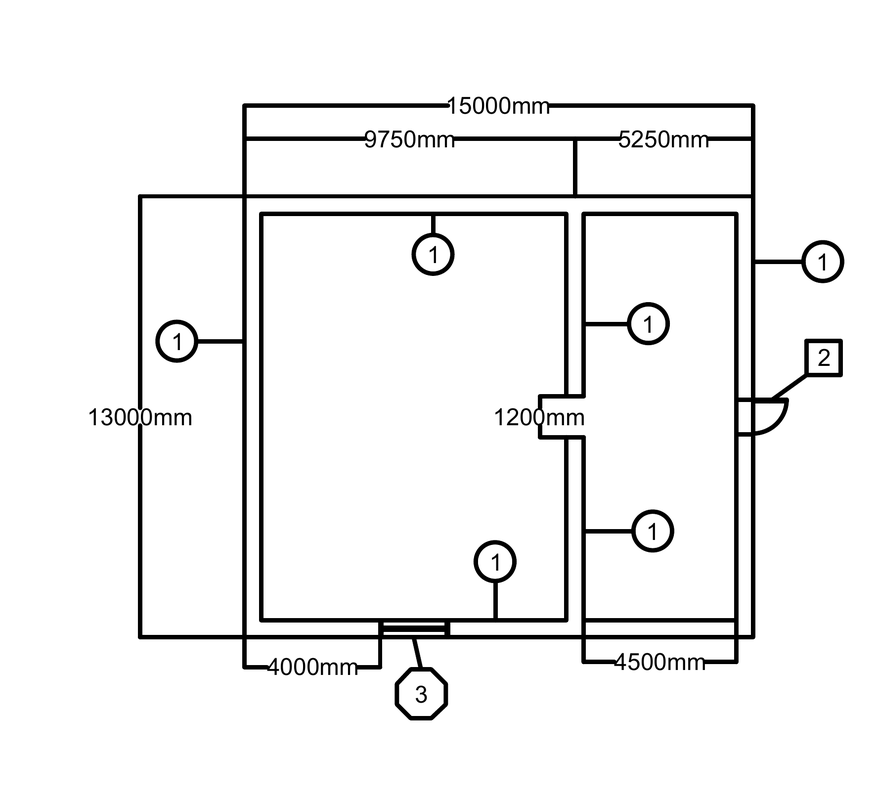
#> input picture full_image.png, 876 x 805 px, shrunk from 1772 x 1628 before the run
$ python -i line_detector.py   (imports and definitions only)
#> lines starting #> are read from the running program, lines starting #| are printed output that depends on the picture; after the words box and inside, x2 and y2 are one past the last pixel; in counts of white or black regions, pixels touching at a corner belong together
import cv2
import numpy as np

def measure_line(points):
    x1, y1, x2, y2 = points
    return ((x1-x2)**2 + (y1-y2)**2)**(1/2)

def compare_lines(points1, points2):
    if measure_line(points1) > measure_line(points2):
        return points1
    return points2

def find_measurement_marker(file_name):
#> called with file_name = 'full_image.png'
    lines_list = []

    # Read image
    image = cv2.imread(file_name)
#> image is the input picture: shape (805, 876, 3); min 0, max 255, mean 241.1

    # Convert image to grayscale
    gray = cv2.cvtColor(image,cv2.COLOR_BGR2GRAY)

    # Use canny edge detection
    edges = cv2.Canny(gray,50,150,apertureSize=3)
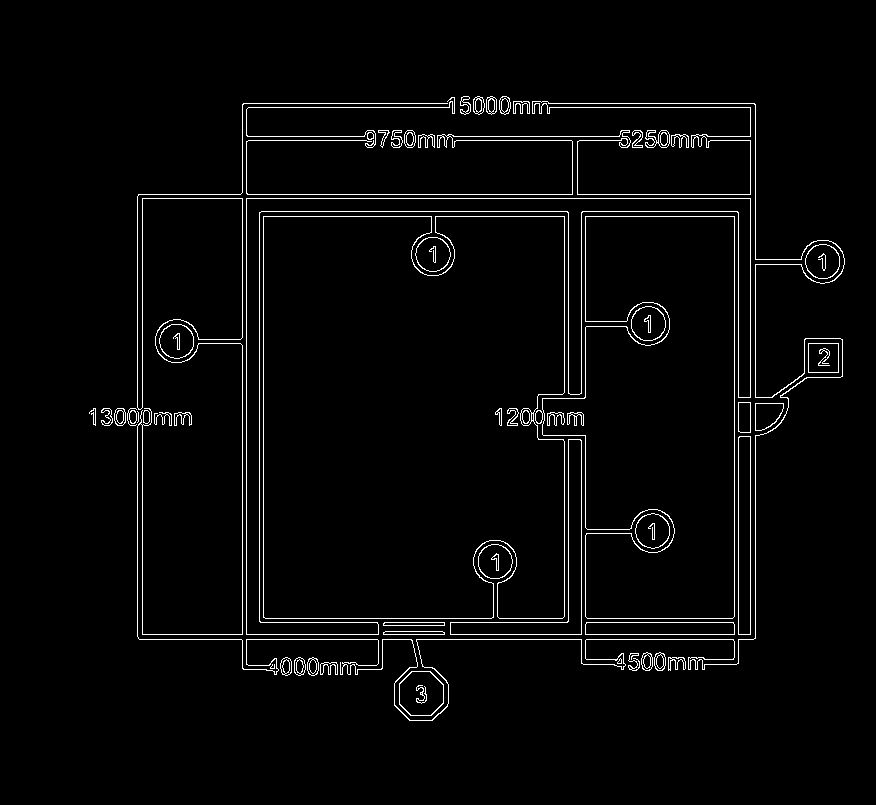
#> edges: shape (805, 876); 2.8% white in thin lines or dots, all inside (x1, y1, x2, y2) = (89, 96, 845, 721)

    # Apply HoughLinesP method to
    # to directly obtain line end points
    lines = cv2.HoughLinesP(
                edges, # Input edge image
                1, # Distance resolution in pixels
                np.pi/180, # Angle resolution in radians
                threshold=100, # Min number of votes for valid line
                minLineLength=5, # Min allowed length of line
                maxLineGap=10 # Max allowed gap between line for joining them
                )
#> lines = 38 rows, first 6: [137, 634, 755, 634], [137, 198, 755, 198], [138, 194, 755, 194], [755, 638, 755, 104], [261, 211, 567, 211], [139, 639, 753, 639]

    print(lines)
#> (printed output is left out)

    max_line = (0, 0, 0, 0)

    # Iterate over points
    for points in lines:
          # Extracted points nested in the list
        x1,y1,x2,y2=points[0]
        # Draw the lines joing the points
        # On the original image
        cv2.line(image,(x1,y1),(x2,y2),(0,255,0),2)
        # Maintain a simples lookup list for points
        lines_list.append([(x1,y1),(x2,y2)])


        #print(((x1-x2)**2 + (y1-y2)**2)**(1/2))
        max_line = compare_lines(points[0], max_line)
#> this loop made 38 passes
#> points on passes 1 to 12: [[137, 634, 755, 634]], [[137, 198, 755, 198]], [[138, 194, 755, 194]], [[755, 638, 755, 104]], [[261, 211, 567, 211]], [[139, 639, 753, 639]], [[242, 668, 242, 104]], [[750, 633, 750, 103]], [[246, 669, 246, 103]], [[734, 664, 734, 211]], [[259, 618, 568, 618]], [[738, 663, 738, 212]]
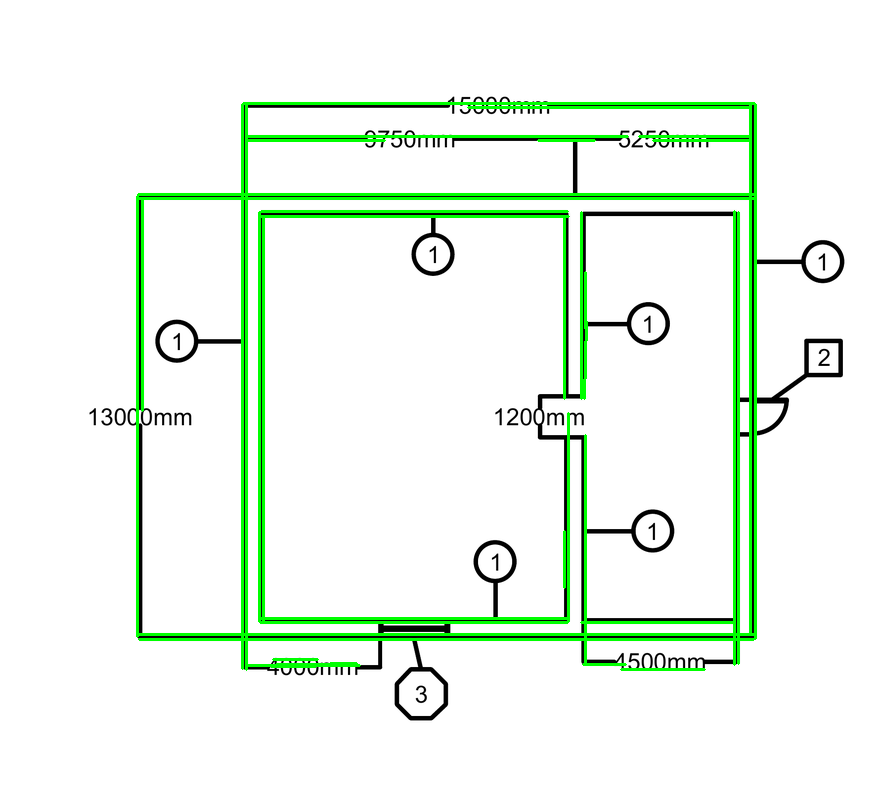
#> image: shape (805, 876, 3); 4.79% of pixels changed, all inside (x1, y1, x2, y2) = (136, 102, 757, 671)
#> after the loop, lines_list = 38 items

    # Save the result image
    cv2.imwrite('detectedLines.png',image)

    return max_line

>>> result = find_measurement_marker('full_image.png')
#> result = [137, 634, 755, 634]

$ run again, on bounding_boxes.png
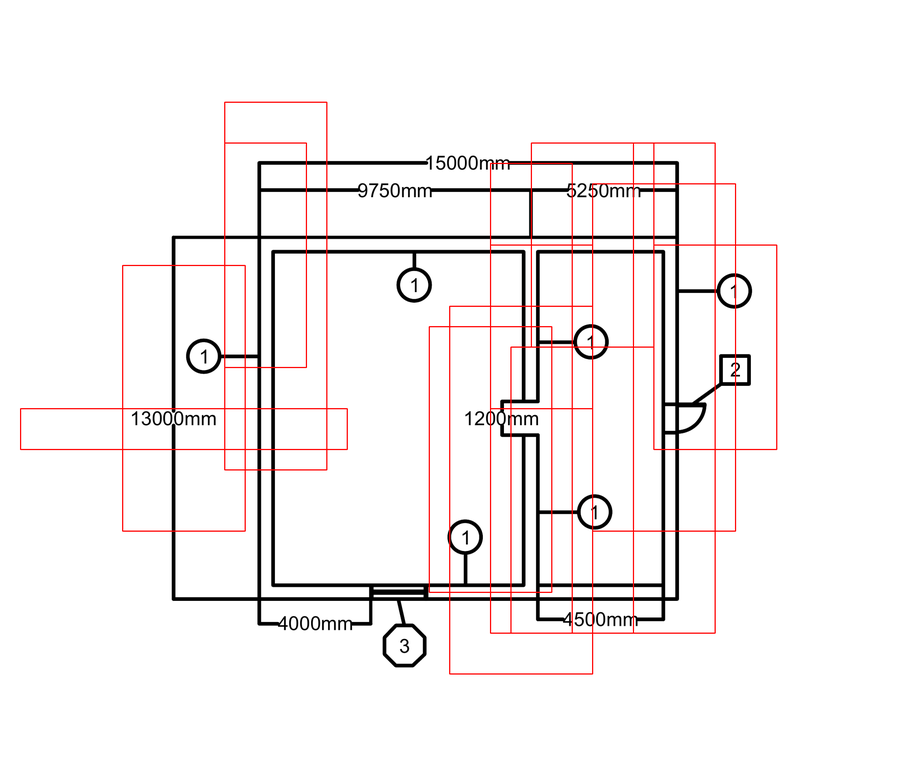
#> input picture bounding_boxes.png, 921 x 766 px, shrunk from 2436 x 2027 before the run
#> in find_measurement_marker, image is the input picture: shape (766, 921, 3); mean B, G, R 241.6, 241.6, 245.8
#> in find_measurement_marker, `edges = cv2.Canny(gray,50,150,apertureSize=3)`:
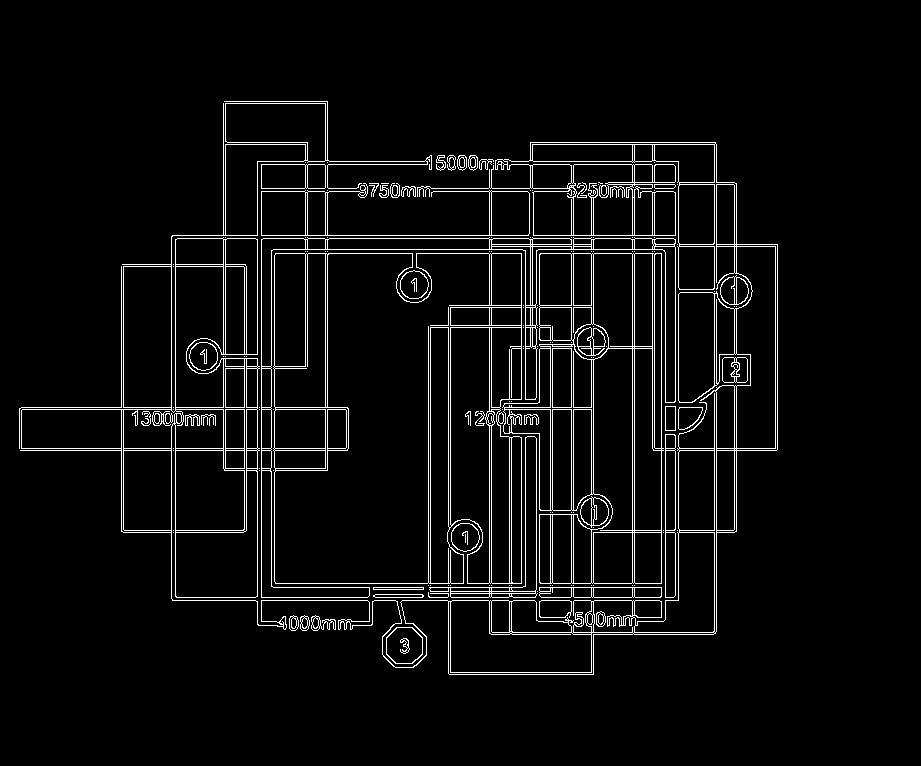
#> edges: shape (766, 921); 4.7% white in thin lines or dots, all inside (x1, y1, x2, y2) = (19, 101, 778, 675)
#> lines = 89 rows, first 6: [716, 631, 716, 144], [21, 407, 347, 407], [632, 634, 632, 142], [172, 600, 678, 600], [652, 409, 678, 409], [20, 450, 347, 450]
#> (printed output is left out)
#> the loop in find_measurement_marker, `for points in lines:` made 89 passes
#> points on passes 2, 5, 6, 7, 8, 10, 11, 12: [[21, 407, 347, 407]], [[652, 409, 678, 409]], [[20, 450, 347, 450]], [[172, 235, 678, 235]], [[714, 633, 714, 142]], [[573, 634, 573, 161]], [[591, 336, 591, 183]], [[257, 253, 678, 253]]
#> after the loop in find_measurement_marker, `for points in lines:`:
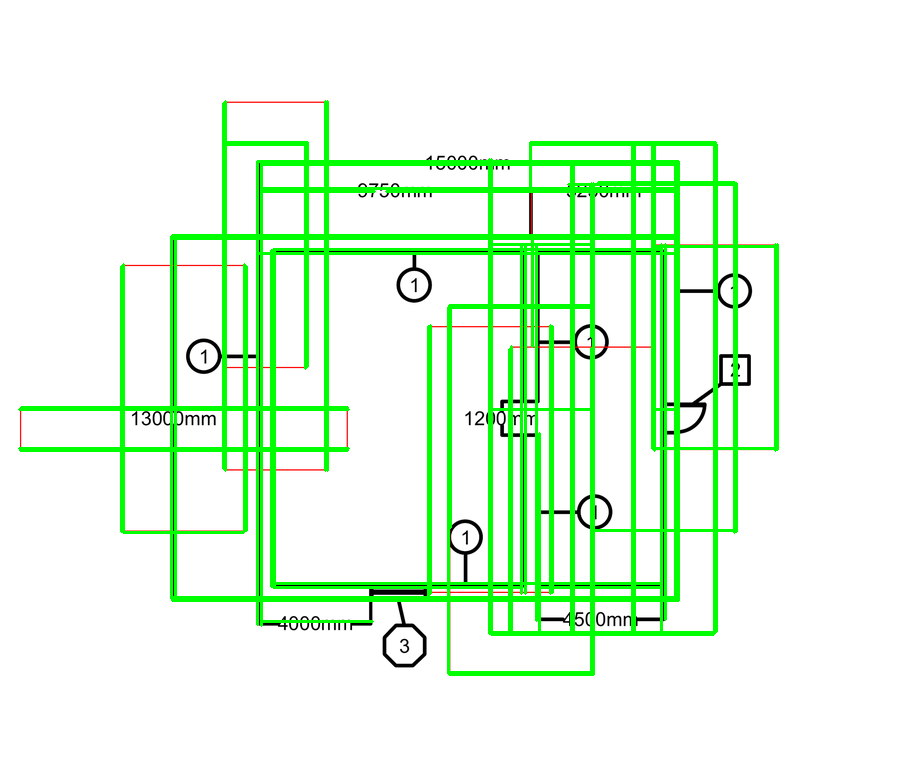
#> image: shape (766, 921, 3); 9.8% of pixels changed, all inside (x1, y1, x2, y2) = (18, 100, 779, 676)
